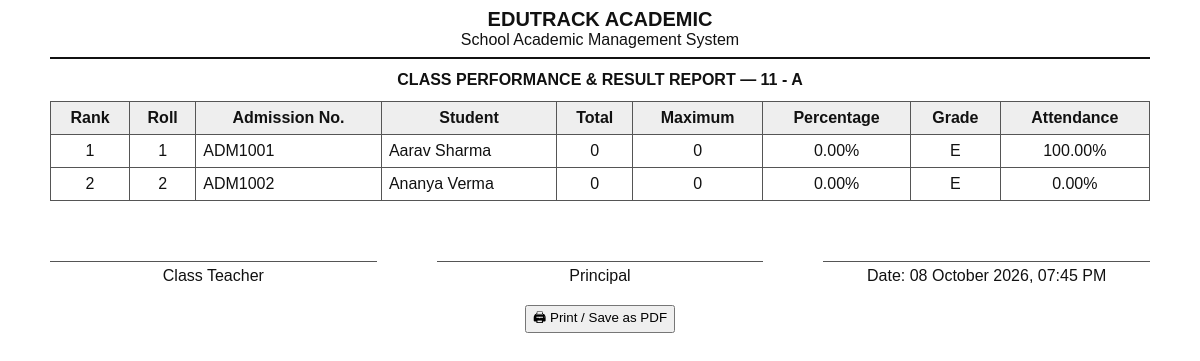
Screenshot of /reports/class/11/A (signed in) with the database file from the repository.
### tables this page shows
CREATE TABLE students(id INTEGER PRIMARY KEY,admission_no TEXT UNIQUE NOT NULL,name TEXT NOT NULL,class_name TEXT NOT NULL,section TEXT NOT NULL,roll INTEGER NOT NULL,gender TEXT,dob TEXT,father_name TEXT,mother_name TEXT,phone TEXT,email TEXT,created_at TEXT DEFAULT CURRENT_TIMESTAMP,UNIQUE(class_name,section,roll));

### app.py (the view)
@app.get("/reports/class/<class_name>/<section>")
@auth()
def print_class_report(class_name,section):
    if user()["role"]=="student": return "Access denied.",403
    with db() as c:
        sts=c.execute("""SELECT * FROM students WHERE class_name=? AND section=?
                         ORDER BY roll""",(class_name,section.upper())).fetchall()
        rows=[]
        for st in sts:
            sid=st["id"]
            marks=c.execute("""SELECT m.score,m.max_score FROM marks m WHERE m.student_id=?""",(sid,)).fetchall()
            mx=sum(float(x["max_score"] or 0) for x in marks); sc=sum(float(x["score"] or 0) for x in marks)
            pct=sc/mx*100 if mx else 0
            daily=c.execute("""SELECT status FROM daily_attendance WHERE student_id=?""",(sid,)).fetchall()
            if daily:
                ap=sum(x["status"]=="present" for x in daily)/len(daily)*100
            else:
                mon=c.execute("""SELECT working_days,present_days FROM attendance WHERE student_id=?""",(sid,)).fetchall()
                w=sum(int(x["working_days"] or 0) for x in mon);p=sum(int(x["present_days"] or 0) for x in mon)
                ap=p/w*100 if w else 0
            rows.append({"roll":st["roll"],"name":st["name"],"admission_no":st["admission_no"],"score":sc,"max":mx,"pct":pct,"grade":_grade(pct),"att":ap})
    return render_template("print_class_report.html",class_name=class_name,section=section.upper(),rows=rows,
                           generated=datetime.now().strftime("%d %B %Y, %I:%M %p"))

### app.py (called while the page is built)
def db():
 c=sqlite3.connect(DB); c.row_factory=sqlite3.Row; c.execute("PRAGMA foreign_keys=ON"); return c

def user():
 if not session.get("uid"): return None
 with db() as c:return c.execute("SELECT * FROM users WHERE id=?",(session["uid"],)).fetchone()

def auth(role=None):
 def deco(fn):
  @wraps(fn)
  def wrap(*a,**kw):
   u=user()
   if not u:return jsonify(error="Please log in."),401
   if role and u["role"]!=role:return jsonify(error="Access denied."),403
   return fn(*a,**kw)
  return wrap
 return deco

def _grade(pct):
    try: p=float(pct)
    except: return "—"
    if p >= 91: return "A1"
    if p >= 81: return "A2"
    if p >= 71: return "B1"
    if p >= 61: return "B2"
    if p >= 51: return "C1"
    if p >= 41: return "C2"
    if p >= 33: return "D"
    return "E"

### templates/print_class_report.html (shortened to what this page needs)
<!doctype html><html><head><meta charset="utf-8"><title>Class Result {{class_name}}-{{section}}</title>
</head><body><div class="sheet"><div class="school"><h1>EDUTRACK ACADEMIC</h1><div>School Academic Management System</div></div><div class="title">CLASS PERFORMANCE & RESULT REPORT — {{class_name}} - {{section}}</div>
<table><tr><th>Rank</th><th>Roll</th><th>Admission No.</th><th>Student</th><th>Total</th><th>Maximum</th><th>Percentage</th><th>Grade</th><th>Attendance</th></tr>{% for r in rows %}<tr><td class="c">{{loop.index}}</td><td class="c">{{r.roll}}</td><td>{{r.admission_no}}</td><td>{{r.name}}</td><td class="c">{{"%.0f"|format(r.score)}}</td><td class="c">{{"%.0f"|format(r.max)}}</td><td class="c">{{"%.2f"|format(r.pct)}}%</td><td class="c">{{r.grade}}</td><td class="c">{{"%.2f"|format(r.att)}}%</td></tr>{% endfor %}</table><div class="sign"><div class="sig">Class Teacher</div><div class="sig">Principal</div><div class="sig">Date: {{generated}}</div></div><div class="no-print" style="text-align:center;margin-top:20px"><button onclick="window.print()">🖨 Print / Save as PDF</button></div></div></body></html>

### templates/print_class_report.html (style rules this page uses)
body { font-family:Arial;margin:0;color:#111 }
.sheet { max-width:1100px;margin:auto }
.school { text-align:center;border-bottom:2px solid #111;padding:8px }
.school h1 { margin:0;font-size:20px }
.title { text-align:center;font-weight:700;font-size:16px;margin:12px }
table { width:100%;border-collapse:collapse }
th,td { border:1px solid #555;padding:7px }
th { background:#eee }
.c { text-align:center }
.sign { display:grid;grid-template-columns:1fr 1fr 1fr;gap:60px;margin-top:60px }
.sig { border-top:1px solid #555;text-align:center;padding-top:5px }

### rows the page displays
students: roll "1", admission_no "ADM1001", name "Aarav Sharma", score "0", max "0", pct "0.00", grade "E", att "100.00"
students: roll "2", admission_no "ADM1002", name "Ananya Verma", score "0", max "0", pct "0.00", grade "E", att "0.00"

### other values shown
{{ class_name }} "11"
{{ section }} "A"
